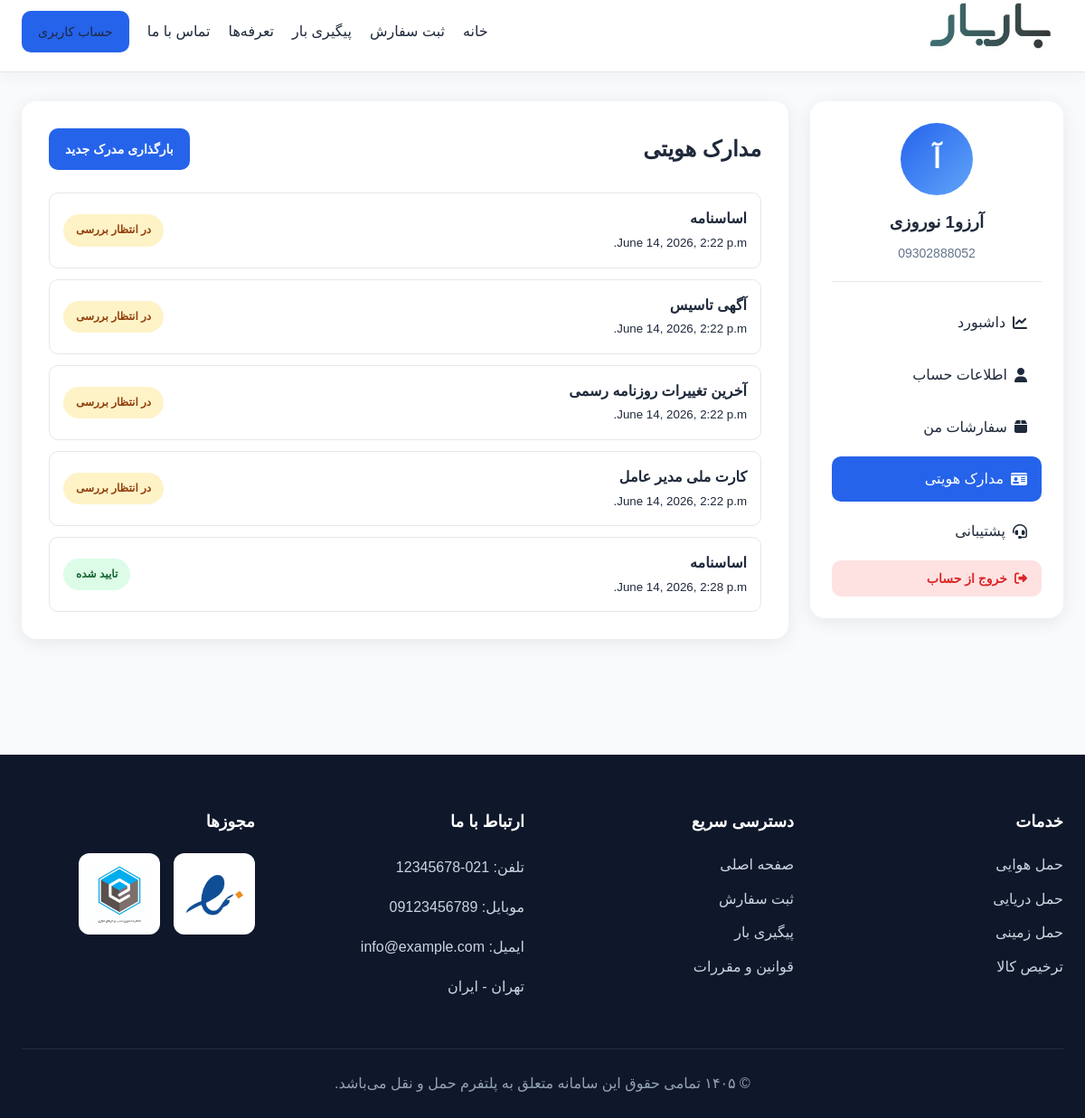
/auth/profile/documents/ (signed in), run on the app's committed database.
### accounts/models.py (models this page shows, shortened)
class User(AbstractBaseUser, PermissionsMixin, TimeStampedModel):
    class Role(models.TextChoices):
        PLATFORM_ADMIN = "platform_admin", "ادمین پلتفرم"
        CUSTOMER = "customer", "مشتری"
        FORWARDER_ADMIN = "forwarder_admin", "ادمین فورواردر"
        FORWARDER_EXPERT = "forwarder_expert", "کارشناس فورواردر"
        FORWARDER_FINANCE = "forwarder_finance", "کارمند مالی فورواردر"
    mobile = models.CharField(max_length=15, unique=True)
    email = models.EmailField(unique=True, null=True, blank=True)
    first_name = models.CharField(max_length=100)
    last_name = models.CharField(max_length=100)
    role = models.CharField(max_length=30, choices=Role.choices, default=Role.CUSTOMER)
    is_active = models.BooleanField(default=True)
    is_staff = models.BooleanField(default=False)
    USERNAME_FIELD = "mobile"
    REQUIRED_FIELDS = ["first_name", "last_name"]
    objects = UserManager()
    class Meta:
        verbose_name = "کاربر"
        verbose_name_plural = "کاربران"

class IdentityDocument(TimeStampedModel):
    class DocType(models.TextChoices):
        NATIONAL_CARD = "national_card", "کارت ملی نماینده"
        BIRTH_CERTIFICATE = "birth_certificate", "شناسنامه"
        ESTABLISHMENT_NOTICE = "establishment_notice", "آگهی تاسیس"
        ARTICLES_OF_ASSOCIATION = "articles_of_association", "اساسنامه"
        LATEST_CHANGES = "latest_changes", "آخرین تغییرات روزنامه رسمی"
        CEO_NATIONAL_CARD = "ceo_national_card", "کارت ملی مدیر عامل"
    company = models.ForeignKey(
        "forwarders.ForwarderCompany",
        on_delete=models.CASCADE,
        related_name="identity_documents",
        null=True,
        blank=True,
        verbose_name="شرکت فورواردر",
    )
    class Status(models.TextChoices):
        PENDING = "pending", "در انتظار بررسی"
        APPROVED = "approved", "تایید شده"
        REJECTED = "rejected", "رد شده"
    user = models.ForeignKey(User, on_delete=models.CASCADE, related_name="documents")
    doc_type = models.CharField(max_length=30, choices=DocType.choices)
    file = models.FileField(upload_to=identity_document_upload_to)
    status = models.CharField(max_length=10, choices=Status.choices, default=Status.PENDING)
    admin_note = models.TextField(blank=True)
    class Meta:
        verbose_name = "مدرک هویتی"
        verbose_name_plural = "مدارک هویتی"

### customer/views.py (the view)
@login_required
def document_list(request):
    documents = request.user.documents.all()
    return render(
        request,
        "customer_panel/profile/documents.html",
        {
            "documents": documents,
        },
    )

### templates/customer_panel/profile/documents.html
{% extends 'customer_panel/profile/profile_base.html' %}
{% load jformat %}
{% block profile_content %}
  <div class="content-card">
    <div class="content-header">
      <h2>مدارک هویتی</h2>
      <a href="{% url 'customer:upload_document' %}" class="btn-primary">بارگذاری مدرک جدید</a>
    </div>
    {% for doc in documents %}
      <div class="document-row">
        <div>
          <strong>{{ doc.get_doc_type_display }}</strong>
          <br />
          <small>{{ doc.created_at|jformat:'%Y/%m/%d' }}</small>
        </div>
        <div>
          {% if doc.status == 'pending' %}
            <span class="status-badge status-pending">در انتظار بررسی</span>
          {% elif doc.status == 'approved' %}
            <span class="status-badge status-approved">تایید شده</span>
          {% elif doc.status == 'rejected' %}
            <span class="status-badge status-rejected">رد شده</span>
          {% endif %}
        </div>
      </div>
    {% empty %}
      <div class="empty-state">
        <h3>هنوز مدرکی بارگذاری نشده است</h3>
        <p>برای تکمیل احراز هویت مدارک خود را بارگذاری کنید.</p>
      </div>
    {% endfor %}
  </div>
{% endblock %}

### templates/customer_panel/profile/profile_base.html (shortened to what this page needs)
{% extends 'base.html' %}
{% load static %}
{% block extra_css %}
  <link rel="stylesheet" href="{% static 'customer_panel/css/user_profile.css' %}" />
  <link rel="stylesheet" href="https://cdnjs.cloudflare.com/ajax/libs/font-awesome/6.5.0/css/all.min.css" />
{% endblock %}
{% block content %}
  <div class="profile-layout">
    <aside class="profile-sidebar">
      <div class="sidebar-user">
        <div class="sidebar-avatar">{{ request.user.first_name|first }}</div>
        <h3>
          {{ request.user.last_name }}
        </h3>
        <span>{{ request.user.mobile }}</span>
      </div>
      <nav class="sidebar-menu">
        <a href="{% url 'customer:profile_dashboard' %}" class="{% if request.resolver_match.url_name == 'profile_dashboard' %}active{% endif %}">
          <i class="fas fa-chart-line"></i>
          داشبورد
        </a>
        <a href="{% url 'customer:profile' %}" class="{% if request.resolver_match.url_name == 'profile' %}active{% endif %}">
          <i class="fas fa-user"></i>
          اطلاعات حساب
        </a>
        <a href="{% url 'customer:order_list' %}" class="{% if request.resolver_match.url_name == 'order_list' %}active{% endif %}">
          <i class="fas fa-box"></i>
          سفارشات من
        </a>
        <a href="{% url 'customer:documents' %}" class="{% if request.resolver_match.url_name == 'documents' %}active{% endif %}">
          <i class="fas fa-id-card"></i>
          مدارک هویتی
        </a>
        <a href="{% url 'customer_support:ticket_list' %}" class="{% if 'support' in request.path %}active{% endif %}">
          <i class="fas fa-headset"></i>
          پشتیبانی
        </a>
        <button type="button" class="sidebar-logout-btn" onclick="openLogoutModal()">
          <i class="fas fa-sign-out-alt"></i>
          خروج از حساب
        </button>
      </nav>
    </aside>
    <section class="profile-content">
      {% block profile_content %}
      {% endblock %}
    </section>
  </div>
{% endblock %}

### static/customer_panel/css/style.css (style rules this page uses)
:root { --primary-color: #2563eb; --primary-hover: #1d4ed8; --secondary-color: #f1f5f9; --secondary-hover: #e2e8f0; --success-color: #10b981; --success-hover: #059669; --text-main: #1e293b; --text-muted: #64748b; --bg-main: #f8fafc; --bg-card: #ffffff; --border-color: #e2e8f0; --radius: 8px; --shadow: 0 4px 6px -1px rgba(0, 0, 0, 0.1), 0 2px 4px -1px rgba(0, 0, 0, 0.06); }
* { margin: 0; padding: 0; box-sizing: border-box; }
body { font-family: 'Vazirmatn', sans-serif; background-color: var(--bg-main); color: var(--text-main); line-height: 1.6; display: flex; flex-direction: column; min-height: 100vh; }
button, .btn-primary, .btn-secondary, .btn-success { cursor: pointer; border: none; border-radius: var(--radius); padding: 10px 20px; font-family: inherit; font-weight: 600; font-size: 14px; text-decoration: none; display: inline-block; transition: all 0.2s ease; }
.btn-primary { background: linear-gradient(135deg, #2563eb, #3b82f6); color: #fff; }
body { background: #f8fafc; }

### static/customer_panel/css/user_profile.css (style rules this page uses)
.profile-layout { display: flex; gap: 24px; align-items: flex-start; width: 100%; }
.profile-sidebar { width: 280px; min-width: 280px; flex-shrink: 0; background: #fff; border-radius: 16px; padding: 24px; box-shadow: 0 4px 20px rgba(0, 0, 0, .08); position: sticky; top: 90px; }
.sidebar-user { text-align: center; border-bottom: 1px solid #e5e7eb; padding-bottom: 20px; }
.sidebar-avatar { width: 80px; height: 80px; margin: 0 auto 15px; border-radius: 50%; background: linear-gradient( 135deg, #2563eb, #60a5fa ); color: #fff; display: flex; align-items: center; justify-content: center; font-size: 30px; font-weight: 700; }
.sidebar-user h3 { margin-bottom: 8px; }
.sidebar-user span { display: block; color: #64748b; font-size: 14px; }
.sidebar-menu { margin-top: 20px; display: flex; flex-direction: column; gap: 8px; }
.sidebar-menu a { display: flex; align-items: center; gap: 8px; padding: 12px 16px; border-radius: 10px; text-decoration: none; color: #1e293b; transition: .2s; }
.sidebar-menu a.active { background: #2563eb; color: #fff; }
.sidebar-logout-btn { width: 100%; border: none; background: #fee2e2; color: #dc2626; padding: 12px 16px; border-radius: 10px; font-family: inherit; font-size: 14px; font-weight: 700; cursor: pointer; display: flex; align-items: center; justify-content: flex-start; gap: 8px; transition: all 0.25s ease; }
.profile-content { flex: 1; width: 100%; min-width: 0; }
.content-card { width: 100%; background: #fff; border-radius: 16px; padding: 30px; box-shadow: 0 4px 20px rgba(0, 0, 0, .08); }
.content-header { display: flex; justify-content: space-between; align-items: center; margin-bottom: 25px; }
.content-header h2 { margin: 0; }
.status-badge { display: inline-block; padding: 8px 14px; border-radius: 999px; font-size: 12px; font-weight: 700; }
.status-pending { background: #fef3c7; color: #92400e; }
.status-approved { background: #dcfce7; color: #166534; }
.document-row { display: flex; justify-content: space-between; align-items: center; padding: 15px; margin-bottom: 12px; border: 1px solid #e5e7eb; border-radius: 10px; }
.document-row:last-child { margin-bottom: 0; }
.btn-primary, .btn-secondary, .btn-success { display: inline-flex; align-items: center; justify-content: center; padding: 12px 18px; border: none; border-radius: 10px; text-decoration: none; cursor: pointer; }
.btn-primary { background: #2563eb; color: #fff; }

### data on the page
User: user.first_name|first "آ", user.last_name "نوروزی", user.mobile "09302888052"
IdentityDocument: doc_type "اساسنامه", created_at|jformat "June 14, 2026, 2:22 p.m.", status "در انتظار بررسی"
IdentityDocument: doc_type "آگهی تاسیس", created_at|jformat "June 14, 2026, 2:22 p.m.", status "در انتظار بررسی"
IdentityDocument: doc_type "آخرین تغییرات روزنامه رسمی", created_at|jformat "June 14, 2026, 2:22 p.m.", status "در انتظار بررسی"
IdentityDocument: doc_type "کارت ملی مدیر عامل", created_at|jformat "June 14, 2026, 2:22 p.m.", status "در انتظار بررسی"
IdentityDocument: doc_type "اساسنامه", created_at|jformat "June 14, 2026, 2:28 p.m.", status "تایید شده"
